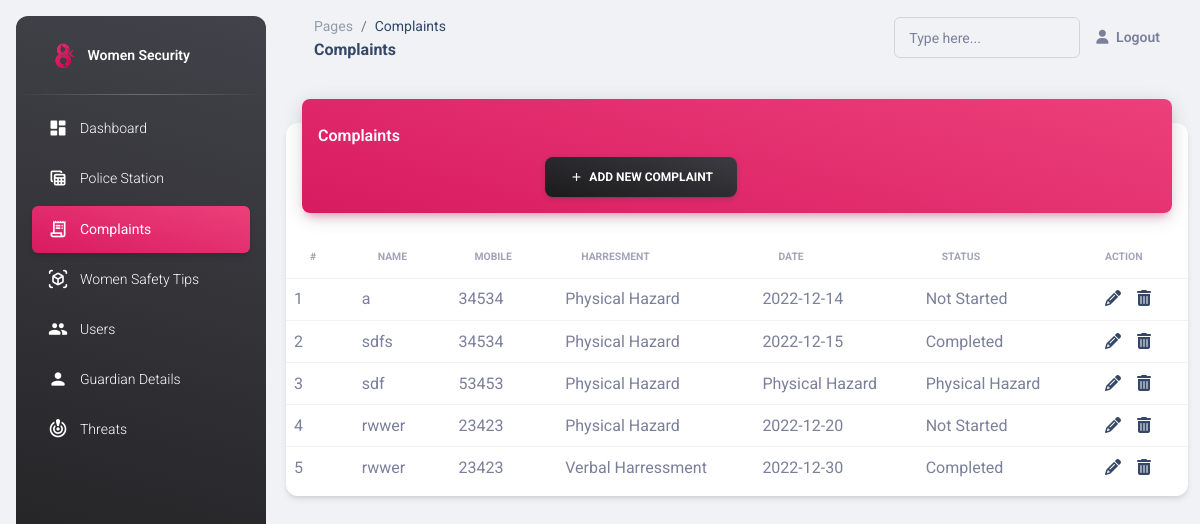
Screenshot of /complaints.php (signed in) with the database file from the repository.
### tables this page shows
CREATE TABLE IF NOT EXISTS `complaints` (
  `id` int NOT NULL AUTO_INCREMENT,
  `name` varchar(30) NOT NULL,
  `mobile` int NOT NULL,
  `harresment` varchar(30) DEFAULT NULL,
  `date` varchar(30) DEFAULT NULL,
  `status` varchar(30) DEFAULT NULL,
  PRIMARY KEY (`id`)
);

### complaints.php (the view, shortened to what this page needs)
<?php
include 'header.php';
?>
<?php include 'sidenav.php'; ?>
<main class="main-content position-relative max-height-vh-100 h-100 border-radius-lg ">
  <nav class="navbar navbar-main navbar-expand-lg px-0 mx-4 shadow-none border-radius-xl" id="navbarBlur" data-scroll="true">
    <div class="container-fluid py-1 px-3">
      <nav aria-label="breadcrumb">
        <ol class="breadcrumb bg-transparent mb-0 pb-0 pt-1 px-0 me-sm-6 me-5">
          <li class="breadcrumb-item text-sm"><a class="opacity-5 text-dark" href="javascript:;">Pages</a></li>
          <li class="breadcrumb-item text-sm text-dark active" aria-current="page">Complaints</li>
        </ol>
        <h6 class="font-weight-bolder mb-0">Complaints</h6>
      </nav>
      <div class="collapse navbar-collapse mt-sm-0 mt-2 me-md-0 me-sm-4" id="navbar">
        <div class="ms-md-auto pe-md-3 d-flex align-items-center">
          <div class="input-group input-group-outline">
            <label class="form-label">Type here...</label>
            <input type="text" class="form-control">
          </div>
        </div>
        <ul class="navbar-nav  justify-content-end">
            <?php if(isset($_SESSION['user_id'])): ?>
            <li class="nav-item d-flex align-items-center">
              <a href="logout.php" class="nav-link text-body font-weight-bold px-0">
                <i class="fa fa-user me-sm-1"></i>
                <span class="d-sm-inline d-none">Logout</span>
              </a>
            </li>
            <?php endif; ?>
          </ul>
      </div>
    </div>
  </nav>
  <div class="container-fluid py-4">
    <div class="row">
      <div class="col-12">
        <div class="card my-4">
          <div class="card-header p-0 position-relative mt-n4 mx-3 z-index-2">
            <div class="bg-gradient-primary shadow-primary border-radius-lg pt-4 pb-3">
              <h6 class="text-white text-capitalize ps-3">Complaints </h6>
              <div class="col-6 text-end">
                <a class="btn bg-gradient-dark mb-0" href="add_complaints.php"><i class="material-icons text-sm">add</i>&nbsp;&nbsp;Add New Complaint</a>
              </div>
            </div>
          </div>
          <div class="card-body px-0 pb-2">
            <div class="table-responsive p-0">
            <?php
              require_once "dbcon.php";
              $sql = "SELECT * FROM complaints";
              if ($result = $pdo->query($sql)) {
                if ($result->rowCount() > 0) {
                  echo '<table class="table align-items-center justify-content-center mb-0">';
                  echo "<thead>";
                  echo "<tr>";
                  echo '<th class="text-uppercase text-secondary text-xxs font-weight-bolder opacity-7">#</th>';
                  echo '<th class="text-uppercase text-secondary text-xxs font-weight-bolder opacity-7">Name</th>';
                  echo '<th class="text-uppercase text-secondary text-xxs font-weight-bolder opacity-7">Mobile</th>';
                  echo '<th class="text-uppercase text-secondary text-xxs font-weight-bolder opacity-7">Harresment</th>';
                  echo '<th class="text-uppercase text-secondary text-xxs font-weight-bolder opacity-7">Date</th>';
                  echo '<th class="text-uppercase text-secondary text-xxs font-weight-bolder opacity-7">Status</th>';
                  echo '<th class="text-uppercase text-secondary text-xxs font-weight-bolder opacity-7">Action</th>';
                  echo "</tr>";
                  echo "</thead>";
                  echo "<tbody>";
                  while ($row = $result->fetch()) {
                    echo "<tr>";
                    echo "<tr>";
                    echo "<td>" . $row['id'] . "</td>";
                    echo "<td>" . $row['name'] . "</td>";
                    echo "<td>" . $row['mobile'] . "</td>";
                    echo "<td>" . $row['harresment'] . "</td>";
                    echo "<td>" . $row['date'] . "</td>";
                    echo "<td>" . $row['status'] . "</td>";
                    echo "<td>";
                    echo '<a href="complaint_update.php?id=' . $row['id'] . '" class="px-3" title="Update Record" data-toggle="tooltip"><span class="fa fa-pencil"></span></a>';
                    echo '<a href="complaint_delete.php?id=' . $row['id'] . '" title="Delete Record" data-toggle="tooltip"><span class="fa fa-trash"></span></a>';
                    echo "</td>";
                    echo "</tr>";
                  }
                  echo "</tbody>";
                  echo "</table>";
                } else {
                  echo '<div class="alert alert-danger"><em>No records were found.</em></div>';
                }
              } else {
                echo "Oops! Something went wrong. Please try again later.";
              }
              ?>
            </div>
          </div>
        </div>
      </div>
    </div>
  </div>
</main>
<?php include 'footer.php'; ?>

### header.php (shortened to what this page needs)
<!DOCTYPE html>
<html lang="en">
<head>
    <link href="assets/css/nucleo-icons.css" rel="stylesheet" />
    <link href="assets/css/nucleo-svg.css" rel="stylesheet" />
    <link id="pagestyle" href="assets/css/material-dashboard.css?v=3.0.4" rel="stylesheet" />
</head>
<body class="g-sidenav-show  bg-gray-200">

### sidenav.php (shortened to what this page needs)
<aside class="sidenav navbar navbar-vertical navbar-expand-xs border-0 border-radius-xl my-3 fixed-start ms-3   bg-gradient-dark" id="sidenav-main">
    <div class="sidenav-header">
        <a class="navbar-brand m-0" href="#">
            <img src="assets/img/wm.png.png" class="navbar-brand-img h-100" alt="main_logo">
            <span class="ms-1 font-weight-bold text-white">Women Security </span>
        </a>
    </div>
    <hr class="horizontal light mt-0 mb-2">
    <div class="collapse navbar-collapse  w-auto " id="sidenav-collapse-main">
        <ul class="navbar-nav">
            <?php if (!empty($_SESSION['role']) && $_SESSION['role'] == "admin" || $_SESSION['role'] == "police") { ?>
                <li class="nav-item">
                    <a class="nav-link text-white  <?php if (basename($_SERVER['PHP_SELF']) == 'dashboard.php') { ?>  active bg-gradient-primary   <?php   }  ?>" href="dashboard.php">
                        <div class="text-white text-center me-2 d-flex align-items-center justify-content-center">
                            <i class="material-icons opacity-10">dashboard</i>
                        </div>
                        <span class="nav-link-text ms-1">Dashboard</span>
                    </a>
                </li>
            <?php } ?>
            <?php if (!empty($_SESSION['role']) && $_SESSION['role'] == "admin" || $_SESSION['role'] == "police") { ?>
            <li class="nav-item">
                <a class="nav-link text-white <?php if (basename($_SERVER['PHP_SELF']) == 'police_station.php' || basename($_SERVER['PHP_SELF']) == 'add_police_user.php' ||
                 basename($_SERVER['PHP_SELF']) == 'police_user_update.php' || basename($_SERVER['PHP_SELF']) == 'add_police_station.php' || basename($_SERVER['PHP_SELF']) == 'police_station_update.php')
                { ?>  active bg-gradient-primary   <?php   }  ?>" href="police_station.php">
                    <div class="text-white text-center me-2 d-flex align-items-center justify-content-center">
                        <i class="material-icons opacity-10">table_view</i>
                    </div>
                    <span class="nav-link-text ms-1">Police Station</span>
                </a>
            </li>
            <?php } ?>
            <?php if (!empty($_SESSION['role']) && $_SESSION['role'] == "admin" || $_SESSION['role'] == "police") { ?>
            <li class="nav-item">
                <a class="nav-link text-white <?php if (basename($_SERVER['PHP_SELF']) == 'complaints.php' || basename($_SERVER['PHP_SELF']) == 'add_complaints.php' || basename($_SERVER['PHP_SELF']) == 'complaint_update.php') { ?>  active bg-gradient-primary   <?php   }  ?>" href="complaints.php">
                    <div class="text-white text-center me-2 d-flex align-items-center justify-content-center">
                        <i class="material-icons opacity-10">receipt_long</i>
                    </div>
                    <span class="nav-link-text ms-1">Complaints</span>
                </a>
            </li>
            <?php } ?>
            <?php if (!empty($_SESSION['role']) && $_SESSION['role'] == "admin") { ?>
            <li class="nav-item">
                <a class="nav-link text-white <?php if (basename($_SERVER['PHP_SELF']) == 'women_safety_tips.php' || basename($_SERVER['PHP_SELF']) == 'add_tips.php' || basename($_SERVER['PHP_SELF']) == 'tip_update.php') { ?>  active bg-gradient-primary   <?php   }  ?>" href="women_safety_tips.php">
                    <div class="text-white text-center me-2 d-flex align-items-center justify-content-center">
                        <i class="material-icons opacity-10">view_in_ar</i>
                    </div>
                    <span class="nav-link-text ms-1">Women Safety Tips</span>
                </a>
            </li>
            <?php } ?>
            <?php if (!empty($_SESSION['role']) && $_SESSION['role'] == "admin") { ?>
            <li class="nav-item">
                <a class="nav-link text-white <?php if (basename($_SERVER['PHP_SELF']) == 'user.php' || basename($_SERVER['PHP_SELF']) == 'add_user.php' || basename($_SERVER['PHP_SELF']) == 'user_update.php') { ?>  active bg-gradient-primary   <?php   }  ?>" href="user.php">
                    <div class="text-white text-center me-2 d-flex align-items-center justify-content-center">
                        <i class="material-icons opacity-10">group</i>
                    </div>
                    <span class="nav-link-text ms-1">Users</span>
                </a>
            </li>
            <?php } ?>
            <?php if (!empty($_SESSION['role']) && $_SESSION['role'] == "admin") { ?>
            <li class="nav-item">
                <a class="nav-link text-white <?php if (basename($_SERVER['PHP_SELF']) == 'guardian.php' || basename($_SERVER['PHP_SELF']) == 'add_guardian.php' || basename($_SERVER['PHP_SELF']) == 'guardian_update.php') { ?>  active bg-gradient-primary   <?php   }  ?>" href="guardian.php">
                    <div class="text-white text-center me-2 d-flex align-items-center justify-content-center">
                        <i class="material-icons opacity-10">person</i>
                    </div>
                    <span class="nav-link-text ms-1">Guardian Details</span>
                </a>
            </li>
            <?php } ?>
            <?php if (!empty($_SESSION['role']) && $_SESSION['role'] == "admin" || $_SESSION['role'] == "police" || $_SESSION['role'] == "guardian") { ?>
            <li class="nav-item">
                <a class="nav-link text-white <?php if (basename($_SERVER['PHP_SELF']) == 'threat.php' || basename($_SERVER['PHP_SELF']) == 'add_threats.php' || basename($_SERVER['PHP_SELF']) == 'threat.php') { ?>  active bg-gradient-primary   <?php   }  ?>" href="threat.php">
                    <div class="text-white
                    text-center me-2 d-flex align-items-center justify-content-center">
                        <i class="material-icons opacity-10">crisis_alert</i>
                    </div>
                    <span class="nav-link-text ms-1">Threats</span>
                </a>
            </li>
            <?php } ?>
        </ul>
    </div>
</aside>

### footer.php (shortened to what this page needs)
</body>
</html>

### rows the page displays
complaints: id "1", name "a", mobile "34534", harresment "Physical Hazard", date "2022-12-14", status "Not Started"
complaints: id "2", name "sdfs", mobile "34534", harresment "Physical Hazard", date "2022-12-15", status "Completed"
complaints: id "3", name "sdf", mobile "53453", harresment "Physical Hazard", date "Physical Hazard", status "Physical Hazard"
complaints: id "4", name "rwwer", mobile "23423", harresment "Physical Hazard", date "2022-12-20", status "Not Started"
complaints: id "5", name "rwwer", mobile "23423", harresment "Verbal Harressment", date "2022-12-30", status "Completed"
